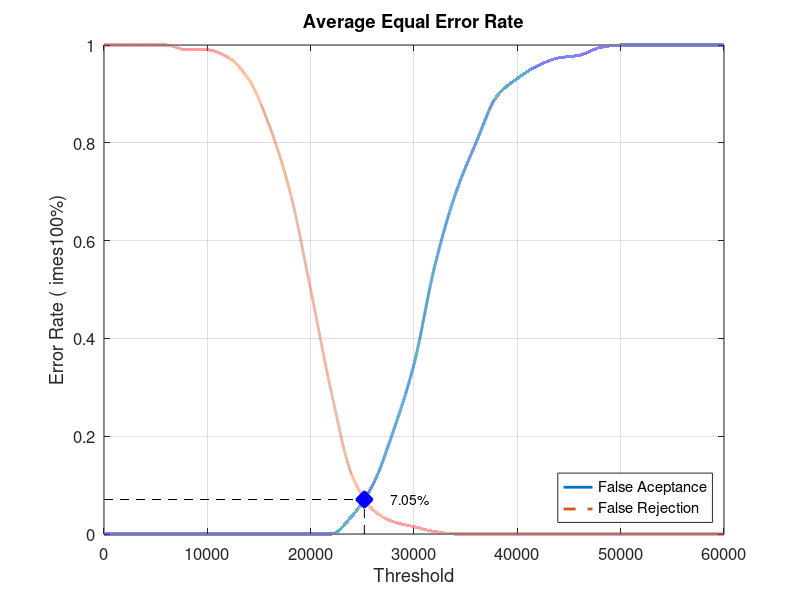
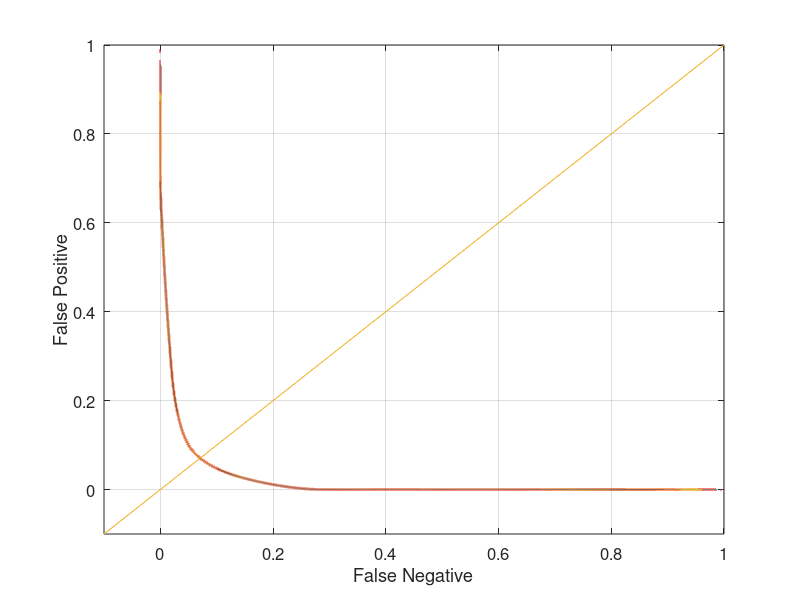

MATLAB code for these plots, in order:
close all;
clear;
clc;
x = 0:2000:60000;
xq = 0:0.5:60000;

y0 = [0 0 0 0 0 0 0 0 0 0 0 0 0.0368421 0.1 0.210526 0.347368 0.547368 0.694737 0.8 0.894737 0.931579 0.957895 0.973684 0.978947 0.994737 1 1 1 1 1 1]
yy0 = interp1(x, y0, xq, 'pchip');
y1 = [1 1 1 1 0.99 0.99 0.975 0.93 0.835 0.7 0.5 0.29 0.12 0.05 0.025 0.015 0.005 0 0 0 0 0 0 0 0 0 0 0 0 0 0]
yy1 = interp1(x, y1, xq, 'pchip');

% Calculating EER: 
y2 = abs(y0 - y1);
find(y2 == min(y2))
yy2 = abs(yy0 - yy1);
xEER = find(yy2 == min(yy2));
xEERIndex = xq(xEER) % X-axis EER
yEER = yy0(xEER) % Y-axis EER

main = figure
plot(xq, yy0,'-','LineWidth', 2);	hold on
plot(xq, yy1,'--','LineWidth', 2);	hold on
plot([xEERIndex xEERIndex], [0 yEER], 'k--');	hold on
plot([0 xEERIndex], [yEER yEER], 'k--');	hold on
plot(xEERIndex, yEER, 'bx', 'LineWidth', 10);	hold on
text(xEERIndex + 10 * xEERIndex / 100, yEER, [num2str(round((10000 * yEER)) / 100) '%'])
legend('False Aceptance', 'False Rejection', 'Location', 'SouthEast')
xlabel('Threshold')
ylabel('Error Rate (	imes100%)')
title('Average Equal Error Rate')
set(gca, 'FontSize', 12)
axis([0 60000 0 1])
grid on

print(main, 'Database4_1Main', '-dpng');
FNRxFPR = figure('Color', [1 1 1]);
plot(yy1, yy0, '-', yy1, yy0, 'LineWidth', 2);
hold on
y = -0.1:0.1:1
plot(y, y); 
set(gca, 'FontSize', 12)
xlabel('False Negative')
ylabel('False Positive')
axis([-0.1 1 -0.1 1])
set(gca, 'FontSize', 12)
grid on

print(FNRxFPR, 'Database4_1FNRxFPR','-dpng');
